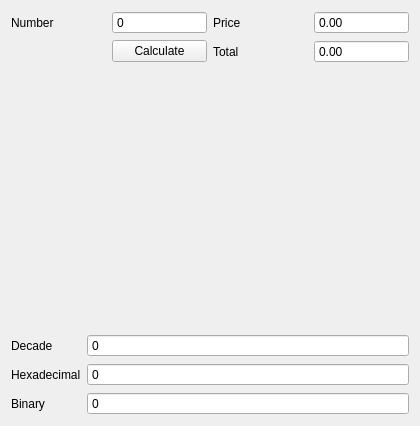
<?xml version="1.0" encoding="UTF-8"?>
<ui version="4.0">
 <class>Widget</class>
 <widget class="QWidget" name="Widget">
  <property name="geometry">
   <rect>
    <x>0</x>
    <y>0</y>
    <width>420</width>
    <height>426</height>
   </rect>
  </property>
  <property name="windowTitle">
   <string>Widget</string>
  </property>
  <layout class="QVBoxLayout" name="verticalLayout">
   <item>
    <layout class="QGridLayout" name="gridLayout">
     <item row="0" column="0">
      <widget class="QLabel" name="label">
       <property name="text">
        <string>Number</string>
       </property>
      </widget>
     </item>
     <item row="0" column="2">
      <widget class="QLabel" name="label_2">
       <property name="text">
        <string>Price</string>
       </property>
      </widget>
     </item>
     <item row="0" column="3">
      <widget class="QDoubleSpinBox" name="spinPrice">
       <property name="buttonSymbols">
        <enum>QAbstractSpinBox::NoButtons</enum>
       </property>
       <property name="minimum">
        <double>-999999.000000000000000</double>
       </property>
       <property name="maximum">
        <double>999999.000000000000000</double>
       </property>
       <property name="value">
        <double>0.000000000000000</double>
       </property>
      </widget>
     </item>
     <item row="1" column="2">
      <widget class="QLabel" name="label_3">
       <property name="text">
        <string>Total</string>
       </property>
      </widget>
     </item>
     <item row="0" column="1">
      <widget class="QSpinBox" name="spinNumb">
       <property name="frame">
        <bool>true</bool>
       </property>
       <property name="buttonSymbols">
        <enum>QAbstractSpinBox::NoButtons</enum>
       </property>
       <property name="minimum">
        <number>-999999999</number>
       </property>
       <property name="maximum">
        <number>999999999</number>
       </property>
      </widget>
     </item>
     <item row="1" column="1">
      <widget class="QPushButton" name="btnCal">
       <property name="text">
        <string>Calculate</string>
       </property>
      </widget>
     </item>
     <item row="1" column="3">
      <widget class="QDoubleSpinBox" name="spinTotal">
       <property name="buttonSymbols">
        <enum>QAbstractSpinBox::NoButtons</enum>
       </property>
       <property name="minimum">
        <double>-999999.000000000000000</double>
       </property>
       <property name="maximum">
        <double>999999.000000000000000</double>
       </property>
      </widget>
     </item>
    </layout>
   </item>
   <item>
    <spacer name="verticalSpacer">
     <property name="orientation">
      <enum>Qt::Vertical</enum>
     </property>
     <property name="sizeHint" stdset="0">
      <size>
       <width>20</width>
       <height>256</height>
      </size>
     </property>
    </spacer>
   </item>
   <item>
    <layout class="QGridLayout" name="gridLayout_2">
     <item row="1" column="1">
      <widget class="QSpinBox" name="spinDec">
       <property name="buttonSymbols">
        <enum>QAbstractSpinBox::NoButtons</enum>
       </property>
      </widget>
     </item>
     <item row="2" column="1">
      <widget class="QSpinBox" name="spinHex">
       <property name="buttonSymbols">
        <enum>QAbstractSpinBox::NoButtons</enum>
       </property>
       <property name="displayIntegerBase">
        <number>16</number>
       </property>
      </widget>
     </item>
     <item row="3" column="1">
      <widget class="QSpinBox" name="spinBin">
       <property name="buttonSymbols">
        <enum>QAbstractSpinBox::NoButtons</enum>
       </property>
       <property name="displayIntegerBase">
        <number>2</number>
       </property>
      </widget>
     </item>
     <item row="2" column="0">
      <widget class="QLabel" name="label_7">
       <property name="text">
        <string>Hexadecimal</string>
       </property>
      </widget>
     </item>
     <item row="1" column="0">
      <widget class="QLabel" name="label_4">
       <property name="sizePolicy">
        <sizepolicy hsizetype="Fixed" vsizetype="Preferred">
         <horstretch>0</horstretch>
         <verstretch>0</verstretch>
        </sizepolicy>
       </property>
       <property name="minimumSize">
        <size>
         <width>0</width>
         <height>0</height>
        </size>
       </property>
       <property name="text">
        <string>Decade</string>
       </property>
      </widget>
     </item>
     <item row="3" column="0">
      <widget class="QLabel" name="label_8">
       <property name="text">
        <string>Binary</string>
       </property>
      </widget>
     </item>
    </layout>
   </item>
  </layout>
 </widget>
 <resources/>
 <connections>
  <connection>
   <sender>spinDec</sender>
   <signal>valueChanged(int)</signal>
   <receiver>spinHex</receiver>
   <slot>setValue(int)</slot>
   <hints>
    <hint type="sourcelabel">
     <x>189</x>
     <y>346</y>
    </hint>
    <hint type="destinationlabel">
     <x>180</x>
     <y>371</y>
    </hint>
   </hints>
  </connection>
  <connection>
   <sender>spinDec</sender>
   <signal>valueChanged(int)</signal>
   <receiver>spinBin</receiver>
   <slot>setValue(int)</slot>
   <hints>
    <hint type="sourcelabel">
     <x>238</x>
     <y>351</y>
    </hint>
    <hint type="destinationlabel">
     <x>238</x>
     <y>397</y>
    </hint>
   </hints>
  </connection>
  <connection>
   <sender>spinHex</sender>
   <signal>valueChanged(int)</signal>
   <receiver>spinDec</receiver>
   <slot>setValue(int)</slot>
   <hints>
    <hint type="sourcelabel">
     <x>201</x>
     <y>370</y>
    </hint>
    <hint type="destinationlabel">
     <x>204</x>
     <y>343</y>
    </hint>
   </hints>
  </connection>
  <connection>
   <sender>spinHex</sender>
   <signal>valueChanged(int)</signal>
   <receiver>spinBin</receiver>
   <slot>setValue(int)</slot>
   <hints>
    <hint type="sourcelabel">
     <x>221</x>
     <y>372</y>
    </hint>
    <hint type="destinationlabel">
     <x>223</x>
     <y>401</y>
    </hint>
   </hints>
  </connection>
  <connection>
   <sender>spinBin</sender>
   <signal>valueChanged(int)</signal>
   <receiver>spinHex</receiver>
   <slot>setValue(int)</slot>
   <hints>
    <hint type="sourcelabel">
     <x>266</x>
     <y>403</y>
    </hint>
    <hint type="destinationlabel">
     <x>266</x>
     <y>382</y>
    </hint>
   </hints>
  </connection>
  <connection>
   <sender>spinBin</sender>
   <signal>valueChanged(int)</signal>
   <receiver>spinDec</receiver>
   <slot>setValue(int)</slot>
   <hints>
    <hint type="sourcelabel">
     <x>153</x>
     <y>407</y>
    </hint>
    <hint type="destinationlabel">
     <x>155</x>
     <y>352</y>
    </hint>
   </hints>
  </connection>
 </connections>
</ui>
